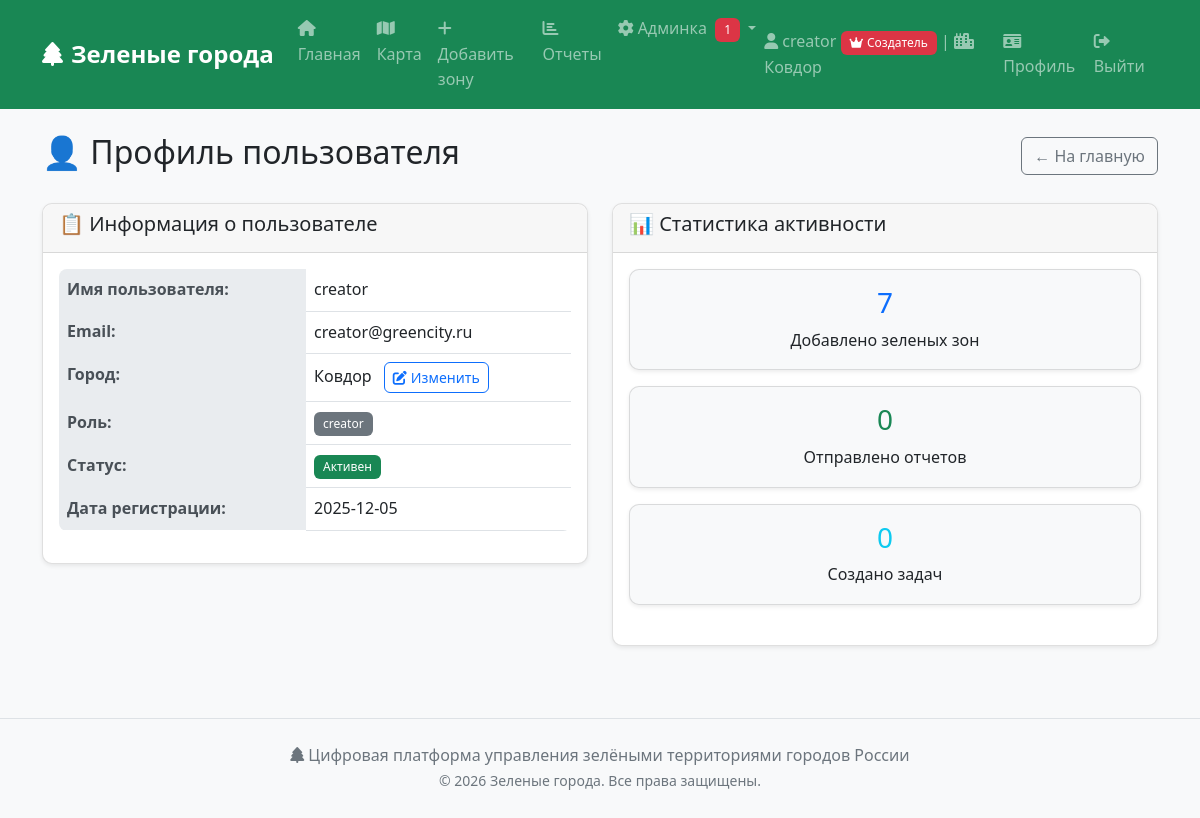
Screenshot of /profile (signed in) with the database file from the repository.
### tables this page shows
CREATE TABLE users (
            id INTEGER PRIMARY KEY AUTOINCREMENT,
            username TEXT UNIQUE NOT NULL,
            email TEXT UNIQUE NOT NULL,
            password_hash TEXT NOT NULL,
            city TEXT NOT NULL,
            role TEXT DEFAULT 'user',
            is_active BOOLEAN DEFAULT 1,
            created_date TIMESTAMP DEFAULT CURRENT_TIMESTAMP
        );

### auth.py (the view)
    @app.route('/profile')
    def profile():
        if 'user_id' not in session:
            flash('Пожалуйста, войдите в систему', 'warning')
            return redirect(url_for('login'))
        conn = database.get_db_connection()
        user = conn.execute('SELECT * FROM users WHERE id = ?', (session['user_id'],)).fetchone()
        user_stats = {
            'zones_added':
                conn.execute('SELECT COUNT(*) FROM green_zones WHERE created_by = ?', (session['user_id'],)).fetchone()[
                    0],
            'reports_submitted': conn.execute('SELECT COUNT(*) FROM zone_reports WHERE reporter_id = ?',
                                              (session['user_id'],)).fetchone()[0],
            'tasks_created': conn.execute('SELECT COUNT(*) FROM maintenance_tasks WHERE created_by = ?',
                                          (session['user_id'],)).fetchone()[0]
        }
        cities_by_region = database.get_cities_by_region()
        conn.close()
        return render_template('profile.html', user=user, stats=user_stats,
                               cities_by_region=cities_by_region, is_own_profile=True)

### database.py (called while the page is built)
def get_db_path():
    if 'RENDER' in os.environ:
        return '/tmp/green_city.db'
    return 'green_city.db'

def get_db_connection():
    conn = sqlite3.connect(get_db_path())
    conn.row_factory = sqlite3.Row
    return conn

def get_cities_by_region():
    conn = get_db_connection()
    cities = conn.execute('SELECT * FROM cities ORDER BY region, name').fetchall()
    conn.close()
    cities_by_region = {}
    for city in cities:
        region = city['region']
        if region not in cities_by_region:
            cities_by_region[region] = []
        cities_by_region[region].append(city)
    return cities_by_region

def get_pending_zones():
    conn = get_db_connection()
    zones = conn.execute('''
        SELECT gz.*, c.name as city_name, u.username as creator_name
        FROM green_zones gz
        JOIN cities c ON gz.city_id = c.id
        JOIN users u ON gz.created_by = u.id
        WHERE gz.status = 'pending'
        ORDER BY gz.created_date DESC
    ''').fetchall()
    conn.close()
    return zones

def get_tasks_awaiting_verification():
    conn = get_db_connection()
    tasks = conn.execute('''
        SELECT mt.*, gz.name as zone_name, u.username as creator_name,
               vu.username as verification_requested_by_name,
               o.name as assigned_organization_name
        FROM maintenance_tasks mt
        JOIN green_zones gz ON mt.zone_id = gz.id
        LEFT JOIN users u ON mt.created_by = u.id
        LEFT JOIN users vu ON mt.verification_requested_by = vu.id
        LEFT JOIN organizations o ON mt.assigned_organization = o.id
        WHERE mt.status = 'verification_requested'
        ORDER BY mt.verification_requested_date DESC
    ''').fetchall()
    conn.close()
    return tasks

### templates/profile.html (shortened to what this page needs)
{% extends "base.html" %}
{% block content %}
<div class="d-flex justify-content-between align-items-center mb-4">
    <h2>👤 Профиль пользователя</h2>
    <div>
        <a href="{{ url_for('index') }}" class="btn btn-outline-secondary">← На главную</a>
    </div>
</div>
<div class="row">
    <div class="col-md-6">
        <div class="card">
            <div class="card-header">
                <h5>📋 Информация о пользователе</h5>
            </div>
            <div class="card-body">
                <table class="table">
                    <tr>
                        <th>Имя пользователя:</th>
                        <td>{{ user.username }}</td>
                    </tr>
                    <tr>
                        <th>Email:</th>
                        <td>{{ user.email }}</td>
                    </tr>
                    <tr>
                        <th>Город:</th>
                        <td>
                            {{ user.city }}
                            {% if is_own_profile %}
                            <button type="button" class="btn btn-sm btn-outline-primary ms-2" data-bs-toggle="modal" data-bs-target="#changeCityModal">
                                <i class="fas fa-edit me-1"></i>Изменить
                            </button>
                            {% endif %}
                        </td>
                    </tr>
                    <tr>
                        <th>Роль:</th>
                        <td>
                            <span class="badge bg-{{ 'danger' if user.role == 'admin' else 'secondary' }}">
                                {{ user.role }}
                            </span>
                        </td>
                    </tr>
                    <tr>
                        <th>Статус:</th>
                        <td>
                            <span class="badge bg-{{ 'success' if user.is_active else 'danger' }}">
                                {{ 'Активен' if user.is_active else 'Неактивен' }}
                            </span>
                        </td>
                    </tr>
                    <tr>
                        <th>Дата регистрации:</th>
                        <td>{{ user.created_date[:10] }}</td>
                    </tr>
                </table>
            </div>
        </div>
    </div>
    <div class="col-md-6">
        <div class="card">
            <div class="card-header">
                <h5>📊 Статистика активности</h5>
            </div>
            <div class="card-body">
                <div class="card bg-light mb-3">
                    <div class="card-body text-center">
                        <h3 class="text-primary">{{ stats.zones_added }}</h3>
                        <p class="mb-0">Добавлено зеленых зон</p>
                    </div>
                </div>
                <div class="card bg-light mb-3">
                    <div class="card-body text-center">
                        <h3 class="text-success">{{ stats.reports_submitted }}</h3>
                        <p class="mb-0">Отправлено отчетов</p>
                    </div>
                </div>
                <div class="card bg-light">
                    <div class="card-body text-center">
                        <h3 class="text-info">{{ stats.tasks_created }}</h3>
                        <p class="mb-0">Создано задач</p>
                    </div>
                </div>
            </div>
        </div>
    </div>
</div>
{% endblock %}

### static/style.css (style rules this page uses)
body { background-color: #f8f9fa; font-family: 'Segoe UI', Tahoma, Geneva, Verdana, sans-serif; line-height: 1.6; }
.card { box-shadow: 0 0.125rem 0.25rem rgba(0, 0, 0, 0.075); border: 1px solid rgba(0, 0, 0, 0.125); border-radius: 10px; margin-bottom: 1.5rem; transition: all 0.3s ease; }
.card-header { border-radius: 10px 10px 0 0 !important; font-weight: 600; }
.btn { border-radius: 6px; font-weight: 500; transition: all 0.3s ease; }
.table { border-radius: 8px; overflow: hidden; }
.table th { background-color: #e9ecef; border: none; font-weight: 600; color: #495057; }
.table td { border-color: #dee2e6; vertical-align: middle; }
.badge { font-weight: 500; padding: 0.5em 0.75em; border-radius: 6px; }

### rows the page displays
users: username "creator", email "creator@greencity.ru", city "Ковдор", role "creator", is_active "Активен", created_date "2025-12-05"

### other values shown
{{ get_pending_zones_count() + get_tasks_awaiting_verification_count() }} "1"
{{ session.username }} "creator"
{{ session.city }} "Ковдор"
{{ stats.zones_added }} "7"
{{ stats.reports_submitted }} "0"
{{ stats.tasks_created }} "0"
